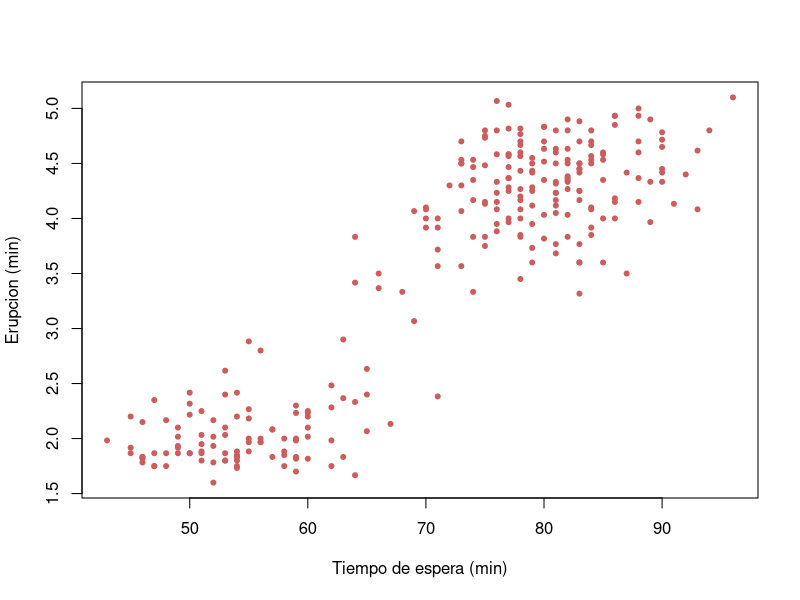

This figure's R source:
#
# correlacion de Pearson
# Datos de geyser Old Faithful
# 24/09/2025
#

data("faithful")

plot(faithful$waiting, faithful$eruptions,
     xlab = "Tiempo de espera (min)",
     ylab = "Erupcion (min)",
     col = "indianred",
     pch = 20)

# correlacionar las dos variables

shapiro.test(faithful$eruptions)
shapiro.test(faithful$waiting)

# Pearson solo se utiliza cuando tenemos datos normales 
#
cor.test(faithful$waiting, faithful$eruptions,
         method = "pearson")
# corr 0.9008112 muy alta, significativa


#
# Spearman se utiliza como contraparte para datos no nornales 
#

cor.test(faithful$waiting, faithful$eruptions,
         method = "spearman")

